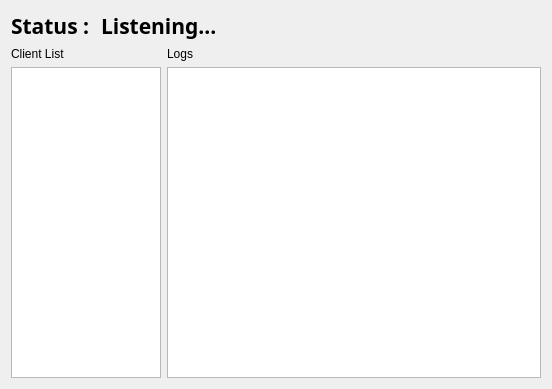
<?xml version="1.0" encoding="UTF-8"?>
<ui version="4.0">
 <class>Widget</class>
 <widget class="QWidget" name="Widget">
  <property name="geometry">
   <rect>
    <x>0</x>
    <y>0</y>
    <width>552</width>
    <height>389</height>
   </rect>
  </property>
  <property name="windowTitle">
   <string>Widget</string>
  </property>
  <layout class="QVBoxLayout" name="verticalLayout_3">
   <item>
    <layout class="QHBoxLayout" name="horizontalLayout">
     <item>
      <widget class="QLabel" name="label_3">
       <property name="minimumSize">
        <size>
         <width>80</width>
         <height>0</height>
        </size>
       </property>
       <property name="font">
        <font>
         <family>Agency FB</family>
         <pointsize>16</pointsize>
         <weight>75</weight>
         <bold>true</bold>
        </font>
       </property>
       <property name="text">
        <string>Status : </string>
       </property>
      </widget>
     </item>
     <item>
      <widget class="QLabel" name="labelServerStatus">
       <property name="font">
        <font>
         <family>Agency FB</family>
         <pointsize>16</pointsize>
         <weight>75</weight>
         <bold>true</bold>
        </font>
       </property>
       <property name="text">
        <string>Listening...</string>
       </property>
      </widget>
     </item>
     <item>
      <spacer name="horizontalSpacer">
       <property name="orientation">
        <enum>Qt::Horizontal</enum>
       </property>
       <property name="sizeHint" stdset="0">
        <size>
         <width>40</width>
         <height>20</height>
        </size>
       </property>
      </spacer>
     </item>
    </layout>
   </item>
   <item>
    <layout class="QHBoxLayout" name="horizontalLayout_2">
     <item>
      <layout class="QVBoxLayout" name="verticalLayout">
       <item>
        <widget class="QLabel" name="label">
         <property name="text">
          <string>Client List</string>
         </property>
        </widget>
       </item>
       <item>
        <widget class="QListWidget" name="lstClient">
         <property name="sizePolicy">
          <sizepolicy hsizetype="Fixed" vsizetype="Expanding">
           <horstretch>0</horstretch>
           <verstretch>0</verstretch>
          </sizepolicy>
         </property>
         <property name="maximumSize">
          <size>
           <width>150</width>
           <height>16777215</height>
          </size>
         </property>
        </widget>
       </item>
      </layout>
     </item>
     <item>
      <layout class="QVBoxLayout" name="verticalLayout_2">
       <item>
        <widget class="QLabel" name="label_2">
         <property name="text">
          <string>Logs</string>
         </property>
        </widget>
       </item>
       <item>
        <widget class="QListWidget" name="lstLog"/>
       </item>
      </layout>
     </item>
    </layout>
   </item>
  </layout>
 </widget>
 <resources/>
 <connections/>
</ui>
